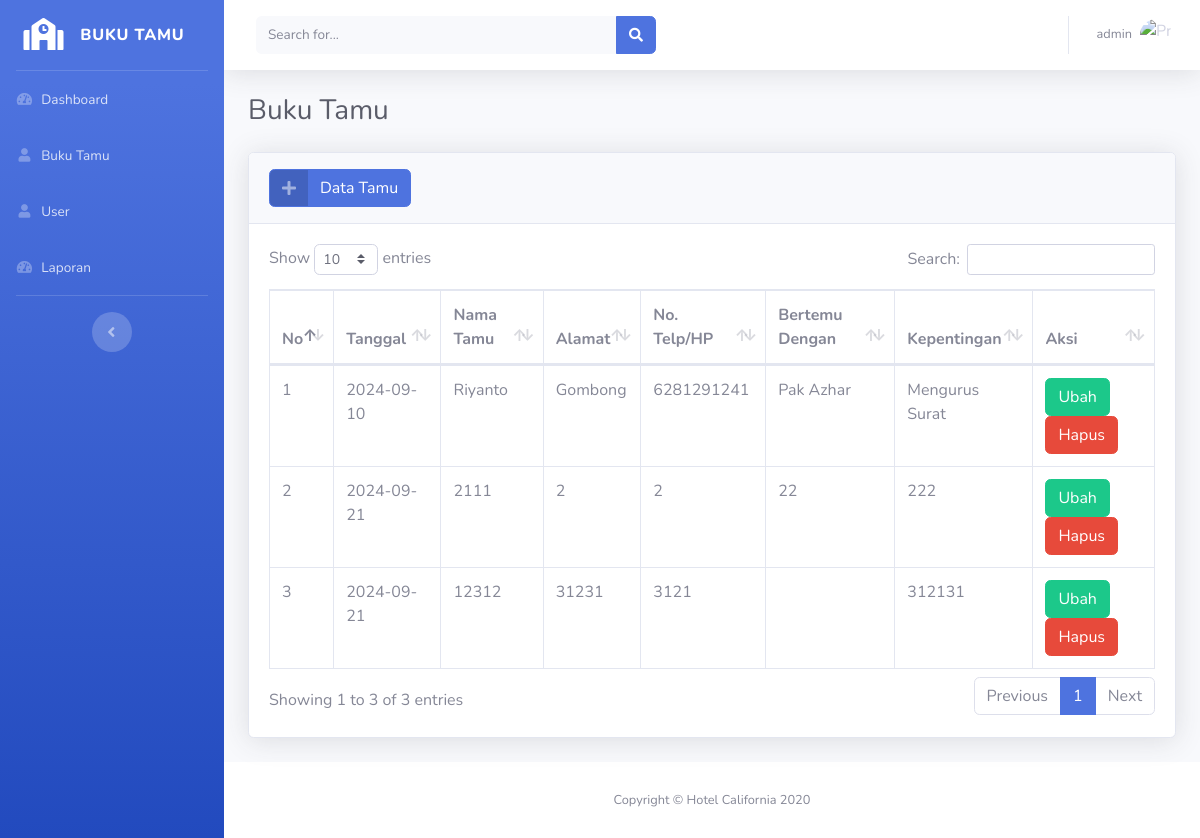
The page /app/bukutamu/ (signed in) on the database its author committed.
### tables this page shows
CREATE TABLE IF NOT EXISTS `tb_bukutamu` (
  `id_tamu` varchar(5) NOT NULL,
  `tanggal` date NOT NULL,
  `nama_tamu` varchar(255) NOT NULL,
  `alamat` text NOT NULL,
  `no_hp` varchar(13) NOT NULL,
  `bertemu` varchar(255) NOT NULL,
  `kepentingan` varchar(255) NOT NULL
);

### conf/function.php (called while the page is built, shortened)
<?php
require_once('koneksi.php');
function query($query)
{
    global $conn;
    $result = mysqli_query($conn, $query);
    $rows = [];
    while ($row = mysqli_fetch_assoc($result)) {
        $rows[] = $row;
    }
    return $rows;
}
?>

### app/bukutamu/index.php (the view, shortened to what this page needs)
<?php
include_once '../../templates/header.php';
require_once '../../conf/function.php';
?>
<div class="container-fluid">
    <h1 class="h3 mb-4 text-gray-800">Buku Tamu</h1>
    <div class="card shadow mb-4">
        <div class="card-header py-3">
            <button type="button" class="btn btn-primary btn-icon-split" data-toggle="modal" data-target="#tambahModal">
                <span class="icon text-white-50 d-flex justify-content-center align-items-center">
                    <i class="fas fa-plus"></i>
                </span>
                <span class="text">Data Tamu</span>
            </button>
        </div>
        <div class="card-body">
            <div class="table-responsive">
                <table class="table table-bordered" id="dataTable" width="100%" cellspacing="0">
                    <thead>
                        <tr>
                            <th>No</th>
                            <th>Tanggal</th>
                            <th>Nama Tamu</th>
                            <th>Alamat</th>
                            <th>No. Telp/HP</th>
                            <th>Bertemu Dengan</th>
                            <th>Kepentingan</th>
                            <th>Aksi</th>
                        </tr>
                    </thead>
                    <tbody>
                        <?php
                        $no = 1;
                        $buku_tamu = query("SELECT * FROM tb_bukutamu");
                        foreach ($buku_tamu as $tamu) : ?>
                            <tr>
                                <td><?= $no++; ?></td>
                                <td><?= $tamu['tanggal'] ?></td>
                                <td><?= $tamu['nama_tamu'] ?></td>
                                <td><?= $tamu['alamat'] ?></td>
                                <td><?= $tamu['no_hp'] ?></td>
                                <td><?= $tamu['bertemu'] ?></td>
                                <td><?= $tamu['kepentingan'] ?></td>
                                <td>
                                    <a href="edit-tamu.php?id=<?= $tamu['id_tamu'] ?>" class="btn btn-success">Ubah</a>
                                    <a href="javascript:void(0);" onclick="confirmDeletion('<?= $tamu['id_tamu'] ?>')" class="btn btn-danger">Hapus</a>
                                </td>
                            </tr>
                        <?php endforeach; ?>
                    </tbody>
                </table>
            </div>
        </div>
    </div>
</div>
<?php include_once '../../templates/footer.php'; ?>

### templates/header.php (shortened to what this page needs)
<!DOCTYPE html>
<html lang="en">
<head>
    <link href="https://cdnjs.cloudflare.com/ajax/libs/font-awesome/5.15.4/css/all.min.css" rel="stylesheet" type="text/css">
    <link href="/bukutamu/assets/css/sb-admin-2.min.css" rel="stylesheet">
    <link href="https://cdn.jsdelivr.net/npm/sweetalert2@11/dist/sweetalert2.min.css" rel="stylesheet">
    <link href="/bukutamu/assets/vendor/datatables/dataTables.bootstrap4.min.css" rel="stylesheet">
</head>
<body id="page-top">
    <div id="wrapper">
        <ul class="navbar-nav bg-gradient-primary sidebar sidebar-dark accordion" id="accordionSidebar">
            <a class="sidebar-brand d-flex align-items-center justify-content-center" href="/bukutamu/">
                <div class="sidebar-brand-icon">
                    <i class="fas fa-school"></i>
                </div>
                <div class="sidebar-brand-text mx-3">Buku Tamu</div>
            </a>
            <hr class="sidebar-divider my-0">
            <li class="nav-item">
                <a class="nav-link" href="/bukutamu/app/index.php">
                    <i class="fas fa-fw fa-tachometer-alt"></i>
                    <span>Dashboard</span></a>
            </li>
            <li class="nav-item">
                <a class="nav-link" href="/bukutamu/app/bukutamu/">
                    <i class="fas fa-fw fa-user"></i>
                    <span>Buku Tamu</span></a>
            </li>
            <li class="nav-item">
                <a class="nav-link" href="/bukutamu/app/user/">
                    <i class="fas fa-fw fa-user"></i>
                    <span>User</span></a>
            </li>
            <li class="nav-item">
                <a class="nav-link" href="/bukutamu/app/laporan.php">
                    <i class="fas fa-fw fa-tachometer-alt"></i>
                    <span>Laporan</span></a>
            </li>
            <hr class="sidebar-divider">
            <div class="text-center d-none d-md-inline">
                <button class="rounded-circle border-0" id="sidebarToggle"></button>
            </div>
        </ul>
        <div id="content-wrapper" class="d-flex flex-column">
            <div id="content">
                <nav class="navbar navbar-expand navbar-light bg-white topbar mb-4 static-top shadow">
                    <form
                        class="d-none d-sm-inline-block form-inline mr-auto ml-md-3 my-2 my-md-0 mw-100 navbar-search">
                        <div class="input-group">
                            <input type="text" class="form-control bg-light border-0 small" placeholder="Search for..."
                                aria-label="Search" aria-describedby="basic-addon2">
                            <div class="input-group-append">
                                <button class="btn btn-primary" type="button">
                                    <i class="fas fa-search fa-sm"></i>
                                </button>
                            </div>
                        </div>
                    </form>
                    <ul class="navbar-nav ml-auto">
                        <li class="nav-item dropdown no-arrow">
                            <a class="nav-link dropdown-toggle" href="#" id="userDropdown" role="button"
                                data-toggle="dropdown" aria-haspopup="true" aria-expanded="false">
                                <span class="mr-2 d-none d-lg-inline text-gray-600 small"><?= $_SESSION['username']; ?></span>
                                <img src="https://i.pinimg.com/originals/47/c9/3e/47c93e3dcaf3067dc272145bc46ac89e.gif" class="img-profile rounded-circle" alt="Profile image" />
                            </a>
                        </li>
                    </ul>
                </nav>

### templates/footer.php (shortened to what this page needs)
</div>
<footer class="sticky-footer bg-white">
    <div class="container my-auto">
        <div class="copyright text-center my-auto">
            <span>Copyright &copy; Hotel California 2020</span>
        </div>
    </div>
</footer>
</div>
</div>
</body>
</html>

### rows shown on the page
tb_bukutamu: tanggal "2024-09-10", nama_tamu "Riyanto", alamat "Gombong", no_hp "6281291241", bertemu "Pak Azhar", kepentingan "Mengurus Surat"
tb_bukutamu: tanggal "2024-09-21", nama_tamu "2111", alamat "2", no_hp "2", bertemu "22", kepentingan "222"
tb_bukutamu: tanggal "2024-09-21", nama_tamu "12312", alamat "31231", no_hp "3121", kepentingan "312131"

### other values the page prints
$_SESSION['username'] "admin"
